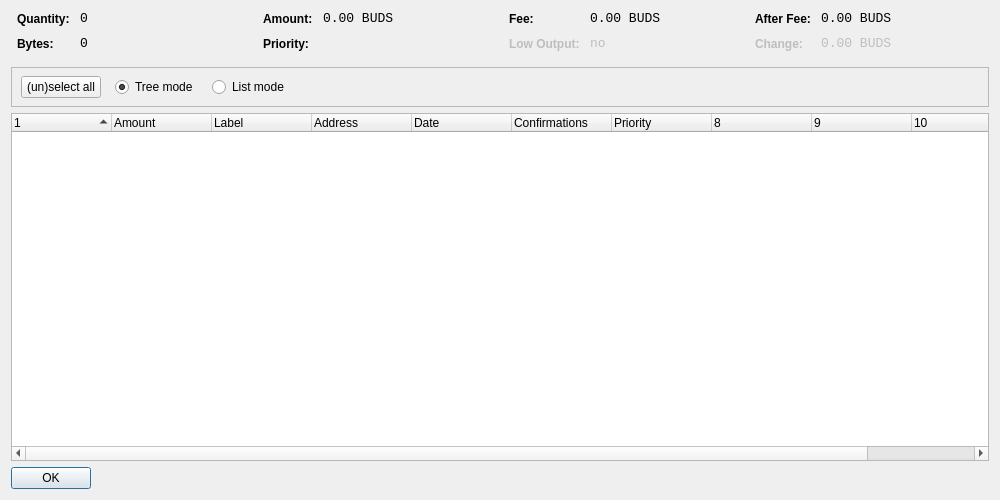
<?xml version="1.0" encoding="UTF-8"?>
<ui version="4.0">
 <class>CoinControlDialog</class>
 <widget class="QDialog" name="CoinControlDialog">
  <property name="geometry">
   <rect>
    <x>0</x>
    <y>0</y>
    <width>1000</width>
    <height>500</height>
   </rect>
  </property>
  <property name="windowTitle">
   <string>Coin Control</string>
  </property>
  <layout class="QVBoxLayout" name="verticalLayout">
   <item>
    <layout class="QHBoxLayout" name="horizontalLayoutTop" stretch="0,0,0,0">
     <property name="topMargin">
      <number>0</number>
     </property>
     <property name="bottomMargin">
      <number>10</number>
     </property>
     <item>
      <layout class="QFormLayout" name="formLayoutCoinControl1">
       <property name="horizontalSpacing">
        <number>10</number>
       </property>
       <property name="verticalSpacing">
        <number>10</number>
       </property>
       <property name="leftMargin">
        <number>6</number>
       </property>
       <property name="rightMargin">
        <number>6</number>
       </property>
       <item row="0" column="0">
        <widget class="QLabel" name="labelCoinControlQuantityText">
         <property name="styleSheet">
          <string notr="true">font-weight:bold;</string>
         </property>
         <property name="text">
          <string>Quantity:</string>
         </property>
        </widget>
       </item>
       <item row="0" column="1">
        <widget class="QLabel" name="labelCoinControlQuantity">
         <property name="font">
          <font>
           <family>Monospace</family>
           <pointsize>10</pointsize>
          </font>
         </property>
         <property name="cursor">
          <cursorShape>IBeamCursor</cursorShape>
         </property>
         <property name="contextMenuPolicy">
          <enum>Qt::ActionsContextMenu</enum>
         </property>
         <property name="text">
          <string notr="true">0</string>
         </property>
         <property name="textInteractionFlags">
          <set>Qt::LinksAccessibleByMouse|Qt::TextSelectableByKeyboard|Qt::TextSelectableByMouse</set>
         </property>
        </widget>
       </item>
       <item row="1" column="0">
        <widget class="QLabel" name="labelCoinControlBytesText">
         <property name="styleSheet">
          <string notr="true">font-weight:bold;</string>
         </property>
         <property name="text">
          <string>Bytes:</string>
         </property>
        </widget>
       </item>
       <item row="1" column="1">
        <widget class="QLabel" name="labelCoinControlBytes">
         <property name="font">
          <font>
           <family>Monospace</family>
           <pointsize>10</pointsize>
          </font>
         </property>
         <property name="cursor">
          <cursorShape>IBeamCursor</cursorShape>
         </property>
         <property name="contextMenuPolicy">
          <enum>Qt::ActionsContextMenu</enum>
         </property>
         <property name="text">
          <string notr="true">0</string>
         </property>
         <property name="textInteractionFlags">
          <set>Qt::LinksAccessibleByMouse|Qt::TextSelectableByKeyboard|Qt::TextSelectableByMouse</set>
         </property>
        </widget>
       </item>
      </layout>
     </item>
     <item>
      <layout class="QFormLayout" name="formLayoutCoinControl2">
       <property name="horizontalSpacing">
        <number>10</number>
       </property>
       <property name="verticalSpacing">
        <number>10</number>
       </property>
       <property name="leftMargin">
        <number>6</number>
       </property>
       <property name="rightMargin">
        <number>6</number>
       </property>
       <item row="0" column="0">
        <widget class="QLabel" name="labelCoinControlAmountText">
         <property name="styleSheet">
          <string notr="true">font-weight:bold;</string>
         </property>
         <property name="text">
          <string>Amount:</string>
         </property>
        </widget>
       </item>
       <item row="0" column="1">
        <widget class="QLabel" name="labelCoinControlAmount">
         <property name="font">
          <font>
           <family>Monospace</family>
           <pointsize>10</pointsize>
          </font>
         </property>
         <property name="cursor">
          <cursorShape>IBeamCursor</cursorShape>
         </property>
         <property name="contextMenuPolicy">
          <enum>Qt::ActionsContextMenu</enum>
         </property>
         <property name="text">
          <string notr="true">0.00 BUDS</string>
         </property>
         <property name="textInteractionFlags">
          <set>Qt::LinksAccessibleByMouse|Qt::TextSelectableByKeyboard|Qt::TextSelectableByMouse</set>
         </property>
        </widget>
       </item>
       <item row="1" column="0">
        <widget class="QLabel" name="labelCoinControlPriorityText">
         <property name="styleSheet">
          <string notr="true">font-weight:bold;</string>
         </property>
         <property name="text">
          <string>Priority:</string>
         </property>
        </widget>
       </item>
       <item row="1" column="1">
        <widget class="QLabel" name="labelCoinControlPriority">
         <property name="font">
          <font>
           <family>Monospace</family>
           <pointsize>10</pointsize>
          </font>
         </property>
         <property name="cursor">
          <cursorShape>IBeamCursor</cursorShape>
         </property>
         <property name="contextMenuPolicy">
          <enum>Qt::ActionsContextMenu</enum>
         </property>
         <property name="text">
          <string/>
         </property>
         <property name="textInteractionFlags">
          <set>Qt::LinksAccessibleByMouse|Qt::TextSelectableByKeyboard|Qt::TextSelectableByMouse</set>
         </property>
        </widget>
       </item>
      </layout>
     </item>
     <item>
      <layout class="QFormLayout" name="formLayoutCoinControl3">
       <property name="horizontalSpacing">
        <number>10</number>
       </property>
       <property name="verticalSpacing">
        <number>10</number>
       </property>
       <property name="leftMargin">
        <number>6</number>
       </property>
       <property name="rightMargin">
        <number>6</number>
       </property>
       <item row="0" column="0">
        <widget class="QLabel" name="labelCoinControlFeeText">
         <property name="styleSheet">
          <string notr="true">font-weight:bold;</string>
         </property>
         <property name="text">
          <string>Fee:</string>
         </property>
        </widget>
       </item>
       <item row="0" column="1">
        <widget class="QLabel" name="labelCoinControlFee">
         <property name="font">
          <font>
           <family>Monospace</family>
           <pointsize>10</pointsize>
          </font>
         </property>
         <property name="cursor">
          <cursorShape>IBeamCursor</cursorShape>
         </property>
         <property name="contextMenuPolicy">
          <enum>Qt::ActionsContextMenu</enum>
         </property>
         <property name="text">
          <string notr="true">0.00 BUDS</string>
         </property>
         <property name="textInteractionFlags">
          <set>Qt::LinksAccessibleByMouse|Qt::TextSelectableByKeyboard|Qt::TextSelectableByMouse</set>
         </property>
        </widget>
       </item>
       <item row="1" column="0">
        <widget class="QLabel" name="labelCoinControlLowOutputText">
         <property name="enabled">
          <bool>false</bool>
         </property>
         <property name="styleSheet">
          <string notr="true">font-weight:bold;</string>
         </property>
         <property name="text">
          <string>Low Output:</string>
         </property>
        </widget>
       </item>
       <item row="1" column="1">
        <widget class="QLabel" name="labelCoinControlLowOutput">
         <property name="enabled">
          <bool>false</bool>
         </property>
         <property name="font">
          <font>
           <family>Monospace</family>
           <pointsize>10</pointsize>
          </font>
         </property>
         <property name="cursor">
          <cursorShape>IBeamCursor</cursorShape>
         </property>
         <property name="contextMenuPolicy">
          <enum>Qt::ActionsContextMenu</enum>
         </property>
         <property name="text">
          <string notr="true">no</string>
         </property>
         <property name="textInteractionFlags">
          <set>Qt::LinksAccessibleByMouse|Qt::TextSelectableByKeyboard|Qt::TextSelectableByMouse</set>
         </property>
        </widget>
       </item>
      </layout>
     </item>
     <item>
      <layout class="QFormLayout" name="formLayoutCoinControl4">
       <property name="horizontalSpacing">
        <number>10</number>
       </property>
       <property name="verticalSpacing">
        <number>10</number>
       </property>
       <property name="leftMargin">
        <number>6</number>
       </property>
       <property name="rightMargin">
        <number>6</number>
       </property>
       <item row="0" column="0">
        <widget class="QLabel" name="labelCoinControlAfterFeeText">
         <property name="styleSheet">
          <string notr="true">font-weight:bold;</string>
         </property>
         <property name="text">
          <string>After Fee:</string>
         </property>
        </widget>
       </item>
       <item row="0" column="1">
        <widget class="QLabel" name="labelCoinControlAfterFee">
         <property name="font">
          <font>
           <family>Monospace</family>
           <pointsize>10</pointsize>
          </font>
         </property>
         <property name="cursor">
          <cursorShape>IBeamCursor</cursorShape>
         </property>
         <property name="contextMenuPolicy">
          <enum>Qt::ActionsContextMenu</enum>
         </property>
         <property name="text">
          <string notr="true">0.00 BUDS</string>
         </property>
         <property name="textInteractionFlags">
          <set>Qt::LinksAccessibleByMouse|Qt::TextSelectableByKeyboard|Qt::TextSelectableByMouse</set>
         </property>
        </widget>
       </item>
       <item row="1" column="0">
        <widget class="QLabel" name="labelCoinControlChangeText">
         <property name="enabled">
          <bool>false</bool>
         </property>
         <property name="styleSheet">
          <string notr="true">font-weight:bold;</string>
         </property>
         <property name="text">
          <string>Change:</string>
         </property>
        </widget>
       </item>
       <item row="1" column="1">
        <widget class="QLabel" name="labelCoinControlChange">
         <property name="enabled">
          <bool>false</bool>
         </property>
         <property name="font">
          <font>
           <family>Monospace</family>
           <pointsize>10</pointsize>
          </font>
         </property>
         <property name="cursor">
          <cursorShape>IBeamCursor</cursorShape>
         </property>
         <property name="contextMenuPolicy">
          <enum>Qt::ActionsContextMenu</enum>
         </property>
         <property name="text">
          <string notr="true">0.00 BUDS</string>
         </property>
         <property name="textInteractionFlags">
          <set>Qt::LinksAccessibleByMouse|Qt::TextSelectableByKeyboard|Qt::TextSelectableByMouse</set>
         </property>
        </widget>
       </item>
      </layout>
     </item>
    </layout>
   </item>
   <item>
    <widget class="QFrame" name="frame">
     <property name="minimumSize">
      <size>
       <width>0</width>
       <height>40</height>
      </size>
     </property>
     <property name="frameShape">
      <enum>QFrame::StyledPanel</enum>
     </property>
     <property name="frameShadow">
      <enum>QFrame::Sunken</enum>
     </property>
     <widget class="QWidget" name="horizontalLayoutWidget">
      <property name="geometry">
       <rect>
        <x>10</x>
        <y>0</y>
        <width>781</width>
        <height>41</height>
       </rect>
      </property>
      <layout class="QHBoxLayout" name="horizontalLayoutPanel" stretch="0,0,0,0,0">
       <property name="spacing">
        <number>14</number>
       </property>
       <item>
        <widget class="QPushButton" name="pushButtonSelectAll">
         <property name="sizePolicy">
          <sizepolicy hsizetype="Maximum" vsizetype="Fixed">
           <horstretch>0</horstretch>
           <verstretch>0</verstretch>
          </sizepolicy>
         </property>
         <property name="text">
          <string>(un)select all</string>
         </property>
        </widget>
       </item>
       <item>
        <widget class="QRadioButton" name="radioTreeMode">
         <property name="sizePolicy">
          <sizepolicy hsizetype="Maximum" vsizetype="Fixed">
           <horstretch>0</horstretch>
           <verstretch>0</verstretch>
          </sizepolicy>
         </property>
         <property name="text">
          <string>Tree mode</string>
         </property>
         <property name="checked">
          <bool>true</bool>
         </property>
        </widget>
       </item>
       <item>
        <widget class="QRadioButton" name="radioListMode">
         <property name="sizePolicy">
          <sizepolicy hsizetype="Maximum" vsizetype="Fixed">
           <horstretch>0</horstretch>
           <verstretch>0</verstretch>
          </sizepolicy>
         </property>
         <property name="text">
          <string>List mode</string>
         </property>
        </widget>
       </item>
       <item>
        <spacer name="horizontalSpacer">
         <property name="orientation">
          <enum>Qt::Horizontal</enum>
         </property>
         <property name="sizeHint" stdset="0">
          <size>
           <width>40</width>
           <height>20</height>
          </size>
         </property>
        </spacer>
       </item>
      </layout>
     </widget>
    </widget>
   </item>
   <item>
    <widget class="CoinControlTreeWidget" name="treeWidget">
     <property name="contextMenuPolicy">
      <enum>Qt::CustomContextMenu</enum>
     </property>
     <property name="sortingEnabled">
      <bool>false</bool>
     </property>
     <property name="columnCount">
      <number>11</number>
     </property>
     <attribute name="headerShowSortIndicator" stdset="0">
      <bool>true</bool>
     </attribute>
     <attribute name="headerStretchLastSection">
      <bool>false</bool>
     </attribute>
     <column>
      <property name="text">
       <string/>
      </property>
     </column>
     <column>
      <property name="text">
       <string>Amount</string>
      </property>
     </column>
     <column>
      <property name="text">
       <string>Label</string>
      </property>
     </column>
     <column>
      <property name="text">
       <string>Address</string>
      </property>
     </column>
     <column>
      <property name="text">
       <string>Date</string>
      </property>
     </column>
     <column>
      <property name="text">
       <string>Confirmations</string>
      </property>
      <property name="toolTip">
       <string>Confirmed</string>
      </property>
     </column>
     <column>
      <property name="text">
       <string>Priority</string>
      </property>
     </column>
     <column>
      <property name="text">
       <string/>
      </property>
     </column>
     <column>
      <property name="text">
       <string/>
      </property>
     </column>
     <column>
      <property name="text">
       <string/>
      </property>
     </column>
     <column>
      <property name="text">
       <string/>
      </property>
     </column>
    </widget>
   </item>
   <item>
    <widget class="QDialogButtonBox" name="buttonBox">
     <property name="sizePolicy">
      <sizepolicy hsizetype="Maximum" vsizetype="Fixed">
       <horstretch>0</horstretch>
       <verstretch>0</verstretch>
      </sizepolicy>
     </property>
     <property name="orientation">
      <enum>Qt::Horizontal</enum>
     </property>
     <property name="standardButtons">
      <set>QDialogButtonBox::Ok</set>
     </property>
    </widget>
   </item>
  </layout>
 </widget>
 <customwidgets>
  <customwidget>
   <class>CoinControlTreeWidget</class>
   <extends>QTreeWidget</extends>
   <header>coincontroltreewidget.h</header>
  </customwidget>
 </customwidgets>
 <resources/>
 <connections/>
</ui>
